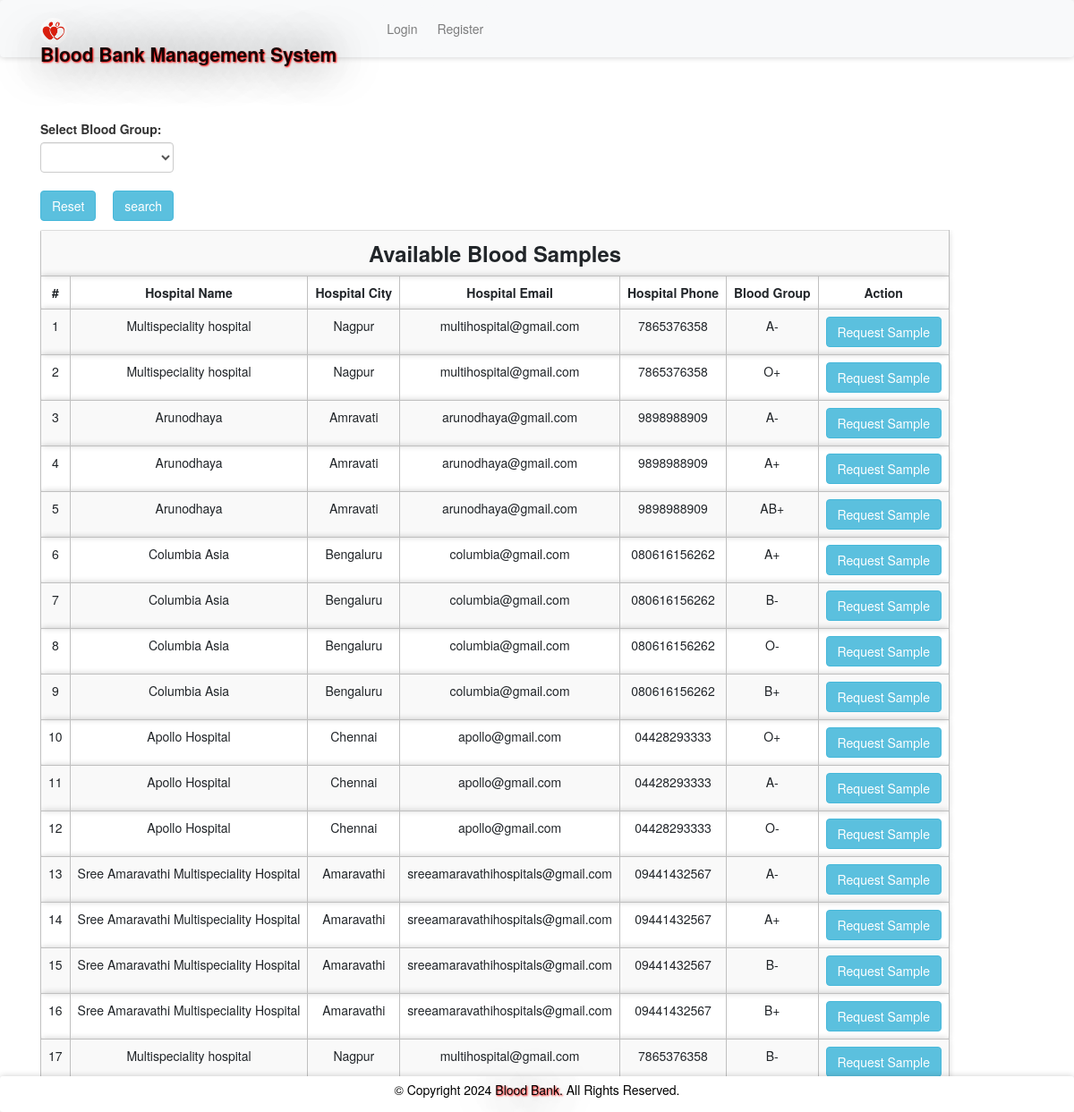
The app's page /abs.php with its own data.
### tables this page shows
CREATE TABLE `bloodinfo` (
  `bid` int(11) NOT NULL,
  `hid` int(11) NOT NULL,
  `bg` varchar(10) NOT NULL
);

CREATE TABLE `hospitals` (
  `id` int(11) NOT NULL,
  `hname` varchar(100) NOT NULL,
  `hemail` varchar(100) NOT NULL,
  `hpassword` varchar(100) NOT NULL,
  `hphone` varchar(100) NOT NULL,
  `hcity` varchar(100) NOT NULL
);

### message.php (called while the page is built, shortened)
<?php $counter=0; if(isset($_GET['msg'])) { ?>
	<div class="col-5 alert alert alert-success alert-dismissible fade show card" id="message">
		<button type="button" class="close" data-dismiss="alert" title="close">&times;</button><?php echo $_GET['msg'];?>
	</div>
<?php }?>

### abs.php (the view, shortened to what this page needs)
<?php
require 'file/connection.php';
if(isset($_GET['search'])){
    $searchKey = $_GET['search'];
    $sql = "select bloodinfo.*, hospitals.* from bloodinfo, hospitals where bloodinfo.hid=hospitals.id && bg='$searchKey'";
}else{
    $sql = "select bloodinfo.*, hospitals.* from bloodinfo, hospitals where bloodinfo.hid=hospitals.id";
}
$result = mysqli_query ($conn, $sql);
?>
<!DOCTYPE html>
<html>
<?php require 'head.php'; ?>
<body>
    <?php require 'header.php'; ?>
    <div class="container cont">
        <?php require 'message.php'; ?>
        <div class="row col-lg-8 col-md-8 col-sm-12 mb-3">
            <form method="get" action="" style="margin-top:-20px; ">
            <label class="font-weight-bolder">Select Blood Group:</label>
               <select name="search" class="form-control">
               <option><?php echo @$_GET['search']; ?></option>
               <option value="A+">A+</option>
               </select><br>
               <a href="abs.php" class="btn btn-info mr-4"> Reset</a>
               <input type="submit" name="submit" class="btn btn-info" value="search">
           </form>
        </div>
        <table class="table table-responsive table-striped rounded mb-5">
            <tr><th colspan="7" class="title">Available Blood Samples</th></tr>
            <tr>
                <th>#</th>
                <th>Hospital Name</th>
                <th>Hospital City</th>
                <th>Hospital Email</th>
                <th>Hospital Phone</th>
                <th>Blood Group</th>
                <th>Action</th>
            </tr>
        <?php while($row = mysqli_fetch_array($result)) { ?>
            <tr>
                <td><?php echo ++$counter;?></td>
                <td><?php echo $row['hname'];?></td>
                <td><?php echo ($row['hcity']); ?></td>
                <td><?php echo ($row['hemail']); ?></td>
                <td><?php echo ($row['hphone']); ?></td>
                <td><?php echo ($row['bg']); ?></td>
                <form action="file/request.php" method="post">
                <?php if (isset($_SESSION['hid'])) { ?>
                <td><a href="javascript:void(0);" class="btn btn-info hospital">Request Sample</a></td>
                <?php } else {(isset($_SESSION['rid']))  ?>
                <td><input type="submit" name="request" class="btn btn-info" value="Request Sample"></td>
                <?php } ?>
                </form>
            </tr>
        <?php } ?>
        </table>
    </div>
    <?php require 'footer.php' ?>
</body>

### head.php (shortened to what this page needs)
<head>
    <link rel="stylesheet" href="https://maxcdn.bootstrapcdn.com/bootstrap/4.5.0/css/bootstrap.min.css">
    <link rel="stylesheet" type="text/css" href="../library/css/bootstrap.min.css"/>
    <link href="css/style.css" rel="stylesheet"/>
</head>

### header.php (shortened to what this page needs)
<nav class="navbar navbar-expand-sm navbar-light bg-light sticky-top">
    <div class="container">
        <a class="navbar-brand" href="index.php"><img src="image/favicon.jpg" width="30" height="30" class="rounded-circle">Blood Bank Management System</a>
          <div class="collapse navbar-collapse" id="collapsibleNavbar">
        <?php if (isset($_SESSION['hid'])) { ?>
        <?php } elseif (isset($_SESSION['rid'])) { ?>
        <?php }  else { ?>
                    <ul class="navbar-nav ml-auto">
            <li class="nav-item">
                <a class="nav-link btn btn-light" href="login.php">Login</a>
            </li>
            <li class="nav-item">
                <a class="nav-link btn btn-light" href="register.php">Register</a>
            </li>
        </ul>
        <?php } ?>
       </div>
    </div>
</nav>

### footer.php (shortened to what this page needs)
<!DOCTYPE html>
<html>
<head>
</head>
<body>
<div class="footer">
  <p>© Copyright 2024<span id="demo"></span> <span class="brand">Blood Bank. </span> All Rights Reserved.
</footer></p>
</div>
</body>
</html>

### css/style.css (style rules this page uses)
.cont { padding-top: 40px; text-align: justify; font-size: 1em; }
.card ,nav, .footer,tr,video { border-radius: 3px; transition: all 200ms ease-out; box-shadow: 0px 0px 7px rgba(0, 0, 0, 0.2); }
tr,th,td { border:0.1px solid silver; text-align: center; }
.nav-item { margin-left: 10px; }
.navbar-brand { text-shadow: 1px 1px 2px red, 0 0 50px black, 0 0 5px white; font-weight: bold; font-size: 1.5em; }
.title { font-weight: bold; font-size: 1.7em; text-transform: capitalize; text-align: center; }
.brand { text-shadow: 1px 1px 2px red, 0 0 50px black, 0 0 5px white; }
.rounded-circle { margin-top: -2.5px; }
form { padding-top: 20px; }
a:link { text-decoration: none; }
.footer { padding: 14px; }

### abs.php (style rules this page uses)
body { background-size: cover; min-height: 0; height: 900px; }

### footer.php (style rules this page uses)
.footer { position: fixed; left: 0; bottom: 0; width: 100%; background-color: white; color: black; text-align: center; padding: 5px 0px 5px 0px; }

### records on screen
bloodinfo: hid.hname "Multispeciality hospital", hid.hcity "Nagpur", hid.hemail "multihospital@gmail.com", hid.hphone "7865376358", bg "A-"
bloodinfo: hid.hname "Multispeciality hospital", hid.hcity "Nagpur", hid.hemail "multihospital@gmail.com", hid.hphone "7865376358", bg "O+"
bloodinfo: hid.hname "Arunodhaya", hid.hcity "Amravati", hid.hemail "arunodhaya@gmail.com", hid.hphone "9898988909", bg "A-"
bloodinfo: hid.hname "Arunodhaya", hid.hcity "Amravati", hid.hemail "arunodhaya@gmail.com", hid.hphone "9898988909", bg "A+"
bloodinfo: hid.hname "Arunodhaya", hid.hcity "Amravati", hid.hemail "arunodhaya@gmail.com", hid.hphone "9898988909", bg "AB+"
bloodinfo: hid.hname "Columbia Asia", hid.hcity "Bengaluru", hid.hemail "columbia@gmail.com", hid.hphone "080616156262", bg "A+"
bloodinfo: hid.hname "Columbia Asia", hid.hcity "Bengaluru", hid.hemail "columbia@gmail.com", hid.hphone "080616156262", bg "B-"
bloodinfo: hid.hname "Columbia Asia", hid.hcity "Bengaluru", hid.hemail "columbia@gmail.com", hid.hphone "080616156262", bg "O-"
bloodinfo: hid.hname "Columbia Asia", hid.hcity "Bengaluru", hid.hemail "columbia@gmail.com", hid.hphone "080616156262", bg "B+"
bloodinfo: hid.hname "Apollo Hospital", hid.hcity "Chennai", hid.hemail "apollo@gmail.com", hid.hphone "04428293333", bg "O+"
bloodinfo: hid.hname "Apollo Hospital", hid.hcity "Chennai", hid.hemail "apollo@gmail.com", hid.hphone "04428293333", bg "A-"
bloodinfo: hid.hname "Apollo Hospital", hid.hcity "Chennai", hid.hemail "apollo@gmail.com", hid.hphone "04428293333", bg "O-"
bloodinfo: hid.hname "Sree Amaravathi Multispeciality Hospital", hid.hcity "Amaravathi", hid.hemail "sreeamaravathihospitals@gmail.com", hid.hphone "09441432567", bg "A-"
bloodinfo: hid.hname "Sree Amaravathi Multispeciality Hospital", hid.hcity "Amaravathi", hid.hemail "sreeamaravathihospitals@gmail.com", hid.hphone "09441432567", bg "A+"
bloodinfo: hid.hname "Sree Amaravathi Multispeciality Hospital", hid.hcity "Amaravathi", hid.hemail "sreeamaravathihospitals@gmail.com", hid.hphone "09441432567", bg "B-"
bloodinfo: hid.hname "Sree Amaravathi Multispeciality Hospital", hid.hcity "Amaravathi", hid.hemail "sreeamaravathihospitals@gmail.com", hid.hphone "09441432567", bg "B+"
bloodinfo: hid.hname "Multispeciality hospital", hid.hcity "Nagpur", hid.hemail "multihospital@gmail.com", hid.hphone "7865376358", bg "B-"
